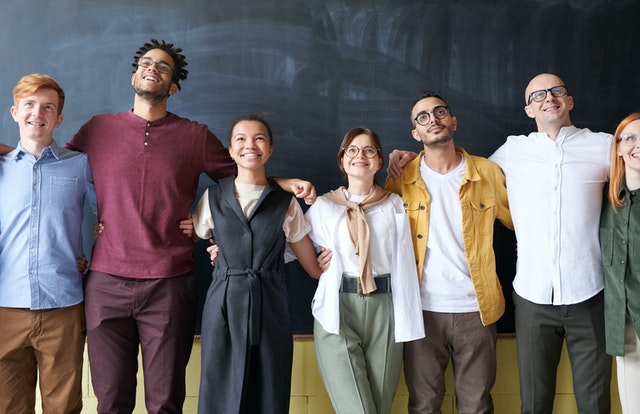
#> input picture Images/group.jpg, 640 x 414 px
$ python face_detect.py
#> lines starting #> are read from the running program, lines starting #| are printed output that depends on the picture; after the words box and inside, x2 and y2 are one past the last pixel; in counts of white or black regions, pixels touching at a corner belong together
import cv2 as cv
from cv2 import Sobel
import numpy as np

img = cv.imread('Images/group.jpg')
#> img is the input picture: shape (414, 640, 3); mean B, G, R 101.6, 99.6, 105
# cv.imshow('Main', img)

gray = cv.cvtColor(img, cv.COLOR_BGR2GRAY)
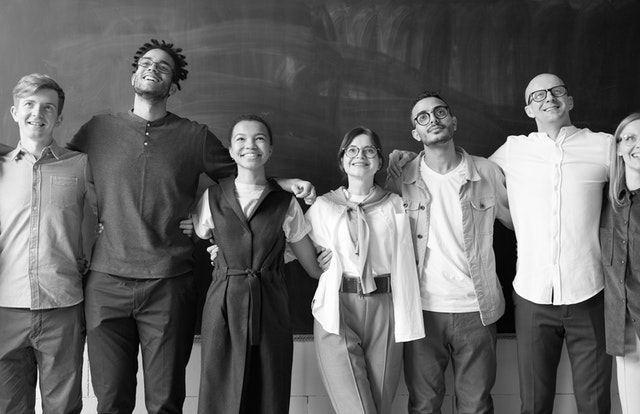
#> gray: shape (414, 640); min 0, max 255, mean 101.5
cv.imshow('Gray', gray)

haar_cascade = cv.CascadeClassifier('haar_face.xml')
face_rect = haar_cascade.detectMultiScale(gray, scaleFactor = 1.1, minNeighbors = 5)
#> face_rect = [[339, 134, 44, 44], [225, 120, 49, 49], [134, 49, 42, 42], [524, 74, 48, 48], [11, 85, 54, 54], [408, 94, 50, 50]]

print(f'No of faces found = {len(face_rect)}')
#| No of faces found = 6

for(x,y,w,h) in face_rect:
    cv.rectangle(img,(x,y),(x+w, y+h), (0,255,0), thickness=2)
#> this loop made 6 passes
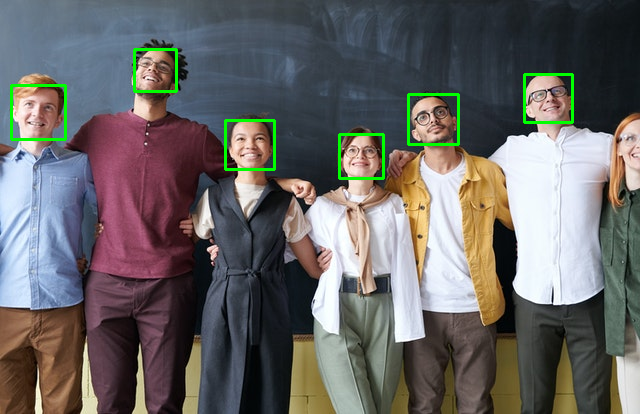
#> img: shape (414, 640, 3); 1.29% of pixels changed, all inside (x1, y1, x2, y2) = (10, 48, 574, 180)

cv.imshow('Detectedfaces', img)


cv.waitKey(0)

$ run again, with Images/cat.jpg copied over Images/group.jpg
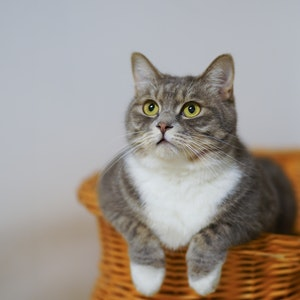
#> input picture Images/cat.jpg, 300 x 300 px
#> img is the input picture: shape (300, 300, 3); mean B, G, R 144.6, 150.9, 158.5
#> `gray = cv.cvtColor(img, cv.COLOR_BGR2GRAY)`:
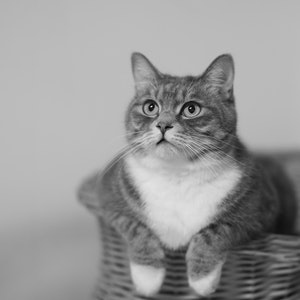
#> gray: shape (300, 300); min 4, max 241, mean 152.5
#> face_rect = ()
#| No of faces found = 0

$ run again, with Images/lady.jpg copied over Images/group.jpg
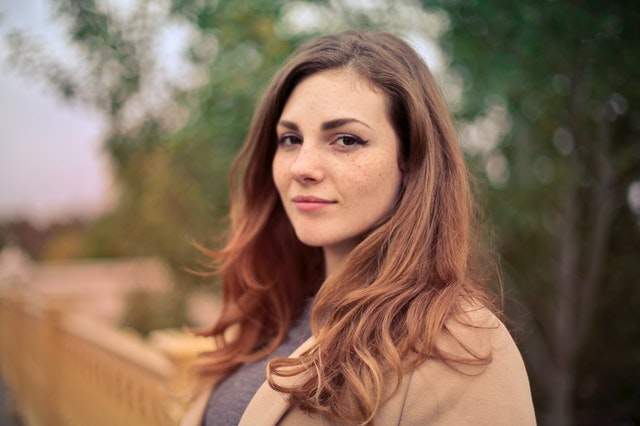
#> input picture Images/lady.jpg, 640 x 426 px
#> img is the input picture: shape (426, 640, 3); mean B, G, R 88.2, 107.8, 132.7
#> `gray = cv.cvtColor(img, cv.COLOR_BGR2GRAY)`:
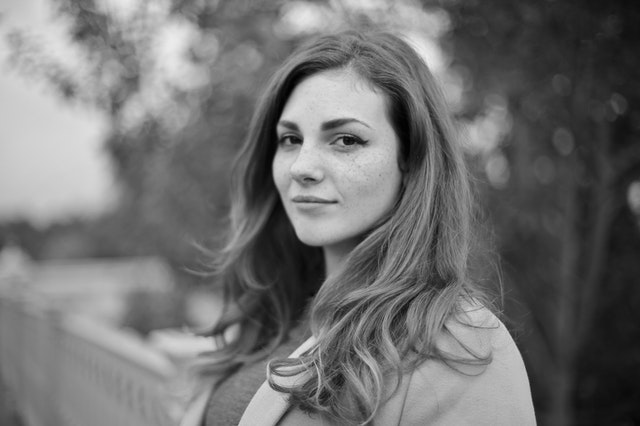
#> gray: shape (426, 640); min 1, max 237, mean 113
#> face_rect = [[451, 305, 58, 58], [242, 80, 156, 156]]
#| No of faces found = 2
#> the loop `for(x,y,w,h) in face_rect:` made 2 passes
#> after the loop `for(x,y,w,h) in face_rect:`:
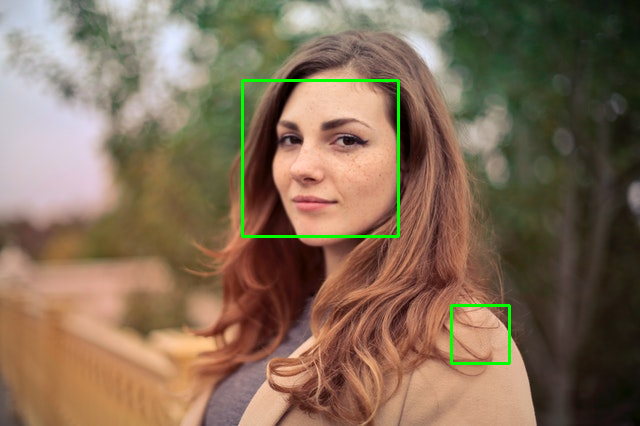
#> img: shape (426, 640, 3); 0.94% of pixels changed, all inside (x1, y1, x2, y2) = (241, 79, 511, 365)
